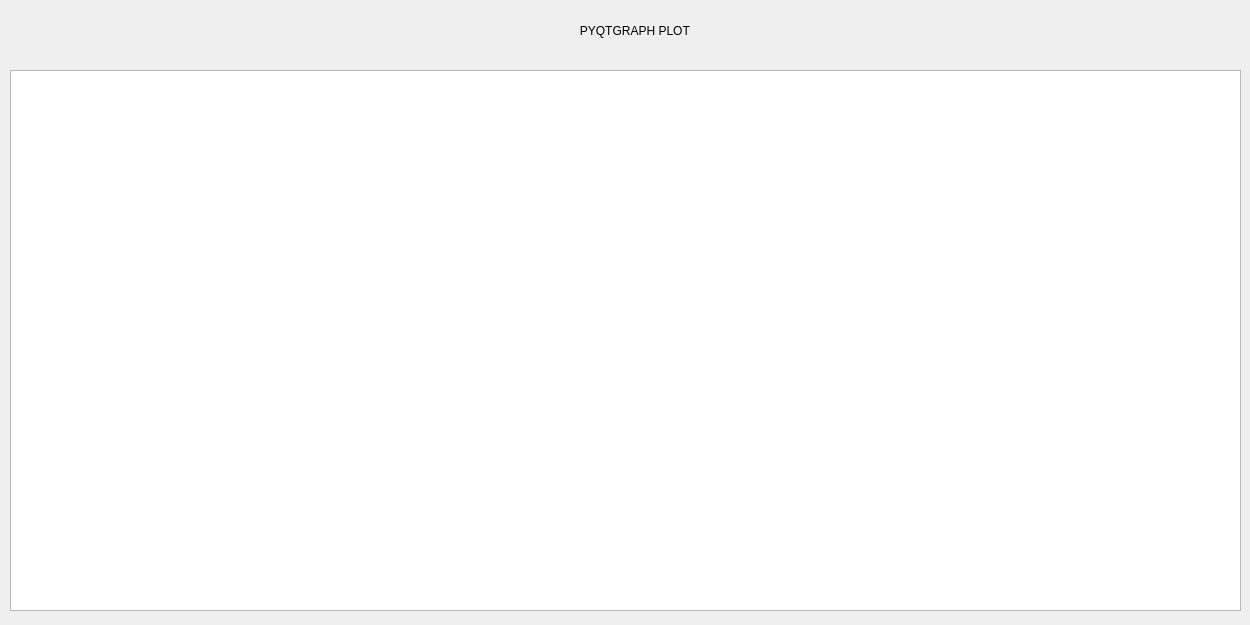
<?xml version="1.0" encoding="UTF-8"?>
<ui version="4.0">
 <class>Plot_Window</class>
 <widget class="QWidget" name="Plot_Window">
  <property name="geometry">
   <rect>
    <x>0</x>
    <y>0</y>
    <width>1250</width>
    <height>625</height>
   </rect>
  </property>
  <property name="windowTitle">
   <string>Form</string>
  </property>
  <widget class="QGraphicsView" name="graphicsView">
   <property name="geometry">
    <rect>
     <x>10</x>
     <y>70</y>
     <width>1231</width>
     <height>541</height>
    </rect>
   </property>
  </widget>
  <widget class="QLabel" name="label">
   <property name="geometry">
    <rect>
     <x>510</x>
     <y>10</y>
     <width>221</width>
     <height>41</height>
    </rect>
   </property>
   <property name="text">
    <string>                     PYQTGRAPH PLOT</string>
   </property>
  </widget>
 </widget>
 <resources/>
 <connections/>
</ui>
